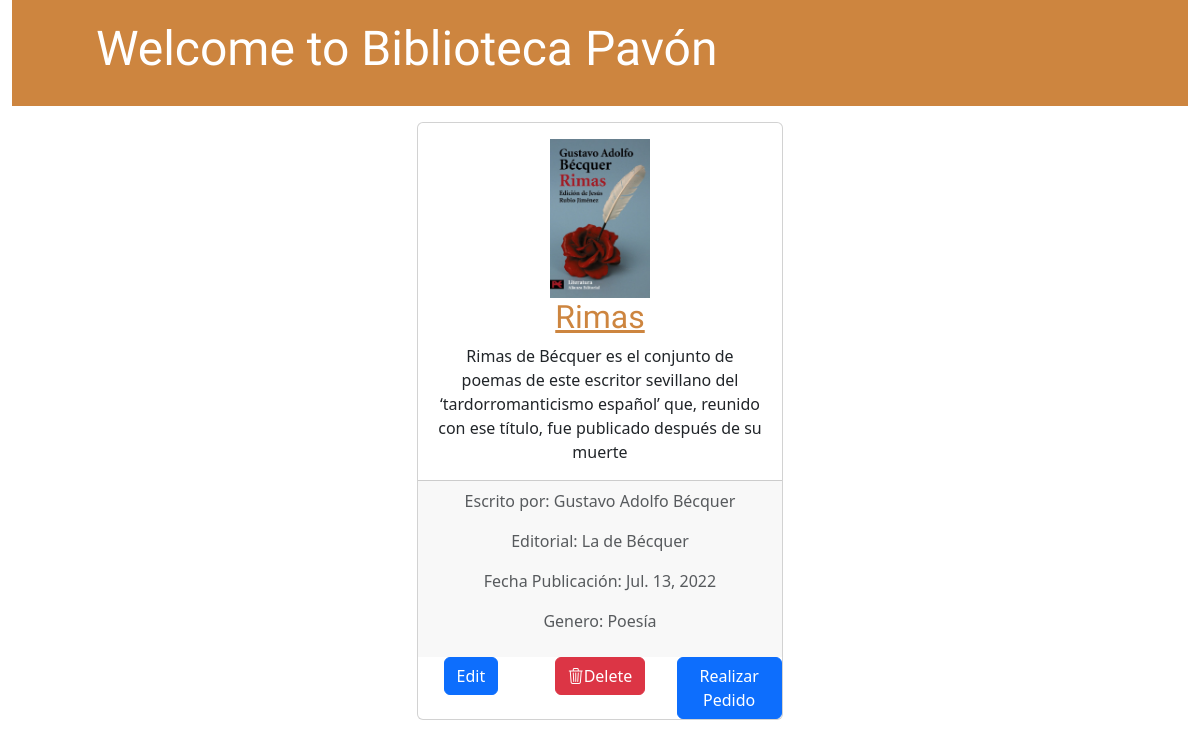
/detail/1, run on the app's committed database.
### biblioteca_App/models.py (models this page shows, shortened)
class Libro(models.Model):
    Disponibilidad = [('disponible', 'Disponible'),('prestado', 'Prestado'),('en_proceso', 'En proceso de préstamo'),]
    titulo = models.CharField(max_length=200)
    autores = models.CharField(max_length=200)
    editorial = models.CharField(max_length=200)
    fecha_publicacion = models.DateField()
    genero = models.CharField(max_length=50)
    isbn = models.CharField(max_length=15)
    resumen = models.TextField()
    disponibilidad = models.CharField(max_length=22, choices=Disponibilidad, default='disponible')
    portada = models.ImageField(upload_to='portadas/')

### biblioteca_App/views.py (the view)
# urls.py: path('detail/<int:pk>', DetailBook.as_view(), name='detail_book'),
class DetailBook(DetailView):
    model = Libro

### biblioteca_App/templates/biblioteca_App/libro_detail.html (shortened to what this page needs)
{% load static %}
<head>
    <link href="https://cdn.jsdelivr.net/npm/bootstrap@5.3.2/dist/css/bootstrap.min.css" rel="stylesheet">
    <link rel="stylesheet" href="https://cdn.jsdelivr.net/npm/bootstrap-icons@1.11.1/font/bootstrap-icons.css">
    <link rel="stylesheet" href="{% static 'css/style.css' %}">
</head>
<body class="text-center">
    <div class="container-fluid">
        <div class="page-header">
            <div class="row">
                    <div class="col-8"><h1><a href="/">Welcome to Biblioteca Pavón</a></h1></div>
            </div>
        </div>
    <div class="row p-3">
            <div class="col-4 offset-4">
                <div class="card text-center">
                    <div class="card-body">
                        <h2 class="card-title">
                            <div class="row">
                                <div class="col-12"><img width="100" src="{{ object.portada.url }}" alt=""></div>
                                <div class="col-12"><a href="">{{ object.titulo }} </a></div>
                            </div>
                        </h2>
                        <p class="card-text">{{ object.resumen|linebreaksbr }} </p>
                    </div>
                    <div class="card-footer text-body-secondary">
                        <p> Escrito por: {{ object.autores }}</p>
                        <p> Editorial: {{ object.editorial }}</p>
                        <p> Fecha Publicación: {{ object.fecha_publicacion }}</p>
                        <p> Genero: {{ object.genero }}</p>
                    </div>
                    <div class="row">
                        <div class="col"><a href="{% url 'edit_book' object.pk %}" class="btn btn-primary">Edit</a></div>
                        <div class="col"><a href="{% url 'delete_book' object.pk %}" class="btn btn-danger"><i class="bi bi-trash3"></i>Delete</a></div>
                        {% if object.disponibilidad == 'disponible' %}
                        <div class="col"><a href="{% url 'pedido_book' object.pk %}" class="btn btn-primary">Realizar Pedido</a></div>
                        {% endif %}
                    </div>
                </div>
            </div>
    </div>
</div>
</body>

### biblioteca_App/static/css/style.css (style rules this page uses)
h1 a, h2 a, h2 { color: peru; font-family: 'Lobster'; }
.page-header { background-color: peru; margin-top: 0; padding: 20px 20px 20px 20px; }
.page-header h1, .page-header h1 a, .page-header h1 a:visited, .page-header h1 a:active { color: #ffffff; font-size: 36pt; text-decoration: none; }

### data on the page
Libro: portada (picture), titulo "Rimas", resumen "Rimas de Bécquer es el conjunto de poemas de este escritor sevillano del ‘tardorromanticismo español’ que, reunido con ese título, fue publicado después de su muerte", autores "Gustavo Adolfo Bécquer", editorial "La de Bécquer", fecha_publicacion "Jul. 13, 2022", genero "Poesía"
